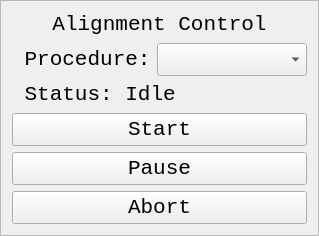
              <widget class="QFrame" name="alignment_frame">
               <property name="maximumSize">
                <size>
                 <width>16777215</width>
                 <height>280</height>
                </size>
               </property>
               <property name="frameShape">
                <enum>QFrame::StyledPanel</enum>
               </property>
               <property name="frameShadow">
                <enum>QFrame::Raised</enum>
               </property>
               <layout class="QVBoxLayout" name="verticalLayout">
                <item>
                 <widget class="QLabel" name="control_title">
                  <property name="font">
                   <font>
                    <family>Monospace</family>
                    <pointsize>16</pointsize>
                   </font>
                  </property>
                  <property name="text">
                   <string>Alignment Control</string>
                  </property>
                  <property name="alignment">
                   <set>Qt::AlignCenter</set>
                  </property>
                 </widget>
                </item>
                <item>
                 <layout class="QHBoxLayout" name="procedure_layout">
                  <item>
                   <widget class="QLabel" name="procedure_label">
                    <property name="font">
                     <font>
                      <family>Monospace</family>
                      <pointsize>16</pointsize>
                     </font>
                    </property>
                    <property name="text">
                     <string> Procedure:</string>
                    </property>
                   </widget>
                  </item>
                  <item>
                   <widget class="QComboBox" name="procedure_combo">
                    <property name="minimumSize">
                     <size>
                      <width>150</width>
                      <height>0</height>
                     </size>
                    </property>
                    <property name="font">
                     <font>
                      <family>Monospace</family>
                      <pointsize>16</pointsize>
                     </font>
                    </property>
                    <property name="layoutDirection">
                     <enum>Qt::LeftToRight</enum>
                    </property>
                    <property name="editable">
                     <bool>false</bool>
                    </property>
                    <property name="currentIndex">
                     <number>-1</number>
                    </property>
                   </widget>
                  </item>
                 </layout>
                </item>
                <item>
                 <widget class="QLabel" name="status_label">
                  <property name="font">
                   <font>
                    <family>Monospace</family>
                    <pointsize>16</pointsize>
                   </font>
                  </property>
                  <property name="text">
                   <string> Status: Idle</string>
                  </property>
                 </widget>
                </item>
                <item>
                 <widget class="QPushButton" name="start_button">
                  <property name="font">
                   <font>
                    <family>Monospace</family>
                    <pointsize>16</pointsize>
                   </font>
                  </property>
                  <property name="text">
                   <string>Start</string>
                  </property>
                 </widget>
                </item>
                <item>
                 <widget class="QPushButton" name="pause_button">
                  <property name="font">
                   <font>
                    <family>Monospace</family>
                    <pointsize>16</pointsize>
                   </font>
                  </property>
                  <property name="text">
                   <string>Pause</string>
                  </property>
                 </widget>
                </item>
                <item>
                 <widget class="QPushButton" name="abort_button">
                  <property name="font">
                   <font>
                    <family>Monospace</family>
                    <pointsize>16</pointsize>
                   </font>
                  </property>
                  <property name="text">
                   <string>Abort</string>
                  </property>
                 </widget>
                </item>
               </layout>
              </widget>
